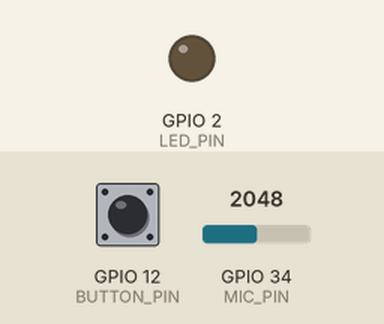
Simulated run of this sketch. Board: ESP32. On the bench: output pins drawn as LEDs (lit = HIGH). Inputs (shaded band) come from the test bench; at power-on: GPIO 12 (BUTTON_PIN) HIGH, GPIO 34 (MIC_PIN) = 2048. WiFi joins after 1.5 s; servers stay silent unless stated; uploads are accepted with an empty reply; nothing arrives over Bluetooth unless stated; what the sketch prints to the serial monitor is not drawn.

Above: at 3.2 s.
3.3 s: GPIO 12 (BUTTON_PIN) pulled LOW for 0.15 s
At 4.5 s:
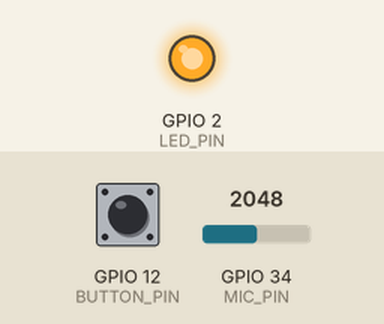
4.9 s: GPIO 12 (BUTTON_PIN) pulled LOW for 1 s
At 5.6 s:
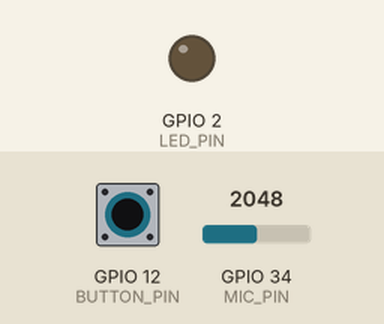
7.4 s: GPIO 12 (BUTTON_PIN) pulled LOW for 3.2 s
At 8.7 s:
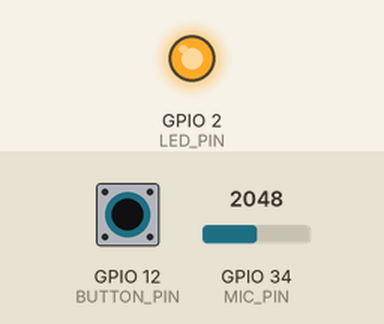
Timing chart, 0 to 10.4 s (numbered marks = the images above; inputs shaded):
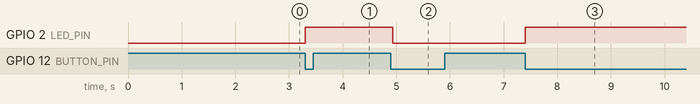

Measured:
- after the input at 3.3 s, GPIO 2 (LED_PIN): LOW → HIGH at once
- after the input at 4.9 s, GPIO 2 (LED_PIN): HIGH → LOW at once
- after the input at 7.4 s, GPIO 2 (LED_PIN): LOW → HIGH at once

The sketch:

omi-iot.ino
```cpp
#include <WiFi.h>
#include <BluetoothSerial.h>  // Inclure la bibliothèque pour Bluetooth
#include <HTTPClient.h>
#include <ArduinoJson.h>
#include "config.h"

bool isRecording = false;
bool lastButtonState = HIGH;
unsigned long lastDebounceTime = 0;
WiFiClient client;

const int bufferSize = 1024; // Taille du buffer pour stocker les échantillons audio
int audioBuffer[bufferSize];  // Tableau pour stocker les échantillons audio

BluetoothSerial BTSerial;  // Instance pour la communication Bluetooth

void setup() {
    Serial.begin(115200);
    pinMode(LED_PIN, OUTPUT);
    pinMode(BUTTON_PIN, INPUT_PULLUP);
    connectToWiFi();  // Connexion au Wi-Fi

    if (BLUETOOTH_ENABLED) {
        if (!BTSerial.begin(BT_SERVER_NAME)) {
            Serial.println("Échec de l'initialisation Bluetooth");
        } else {
            Serial.println("Bluetooth prêt");
        }
    }
}

void loop() {
    handleButtonPress();

    if (isRecording) {
        captureAudio();
        sendAudioData();  // Envoi des données audio via Wi-Fi ou Bluetooth
    }
    delay(10);
}

void connectToWiFi() {
    WiFi.begin(WIFI_SSID, WIFI_PASSWORD);
    Serial.print("Connexion WiFi en cours");
    while (WiFi.status() != WL_CONNECTED) {
        delay(1000);
        Serial.print(".");
    }
    Serial.println("\nConnecté au WiFi !");
}

void handleButtonPress() {
    bool buttonState = digitalRead(BUTTON_PIN);
    if (buttonState == LOW && lastButtonState == HIGH && (millis() - lastDebounceTime) > DEBOUNCE_DELAY) {
        isRecording = !isRecording;
        Serial.println(isRecording ? "Enregistrement ACTIVÉ" : "Enregistrement DÉSACTIVÉ");
        digitalWrite(LED_PIN, isRecording ? HIGH : LOW);
        lastDebounceTime = millis();
    }
    lastButtonState = buttonState;
}

void captureAudio() {
    Serial.println("Capture audio en cours...");

    for (int i = 0; i < bufferSize; i++) {
        audioBuffer[i] = analogRead(MIC_PIN); // Capture d'un échantillon audio
        delayMicroseconds(50); // Ajuster en fonction du débit d'échantillonnage souhaité
    }
}

void sendAudioData() {
    if (WiFi.status() == WL_CONNECTED) {
        HTTPClient http;
        http.begin(SERVER_URL);  // Envoi via Wi-Fi
        http.addHeader("Content-Type", "application/json");

        StaticJsonDocument<2048> jsonDoc; // Adapter la taille selon le buffer
        JsonArray audioArray = jsonDoc.createNestedArray("audio_samples");

        for (int i = 0; i < bufferSize; i++) {
            audioArray.add(audioBuffer[i]); // Ajout des échantillons au JSON
        }

        jsonDoc["mode"] = "streaming";

        String payload;
        serializeJson(jsonDoc, payload);

        int httpResponseCode = http.POST(payload);

        if (httpResponseCode > 0) {
            Serial.println("Données envoyées avec succès via Wi-Fi!");
        } else {
            Serial.println("Erreur lors de l'envoi des données via Wi-Fi");
        }

        http.end();
    }

    // Si Bluetooth est activé, envoyer les données par Bluetooth
    if (BLUETOOTH_ENABLED && BTSerial.hasClient()) {
        StaticJsonDocument<2048> jsonDoc;  // Adapter la taille selon le buffer
        JsonArray audioArray = jsonDoc.createNestedArray("audio_samples");

        for (int i = 0; i < bufferSize; i++) {
            audioArray.add(audioBuffer[i]); // Ajout des échantillons au JSON
        }

        jsonDoc["mode"] = "streaming";

        String payload;
        serializeJson(jsonDoc, payload);

        BTSerial.print(payload);  // Envoi via Bluetooth

        Serial.println("Données envoyées avec succès via Bluetooth!");
    }
}
```

omi.ino
```cpp

```

config.h
```cpp
#ifndef CONFIG_H
#define CONFIG_H

#define WIFI_SSID "Votre_SSID"
#define WIFI_PASSWORD "Votre_Mot_De_Passe"

#define SERVER_URL "http://votre_serveur.com/upload"  // URL de votre serveur pour l'upload via Wi-Fi

#define MIC_PIN 34 // Pin du micro analogique
#define BUTTON_PIN 12 // Bouton pour démarrer/arrêter l'enregistrement
#define LED_PIN 2 // LED pour indiquer l'enregistrement

#define SOUND_THRESHOLD 1000 // Ajuster selon le bruit ambiant
#define DEBOUNCE_DELAY 50 // Délai pour éviter les rebonds du bouton

// Bluetooth settings
#define BLUETOOTH_ENABLED true // Si vous souhaitez utiliser Bluetooth, mettez à true
#define BT_SERVER_NAME "OmiTranscriptionBT" // Nom du serveur Bluetooth
#define BT_SERVER_UUID "00001101-0000-1000-8000-00805F9B34FB" // UUID pour la communication Bluetooth SPP

#endif // CONFIG_H
```
